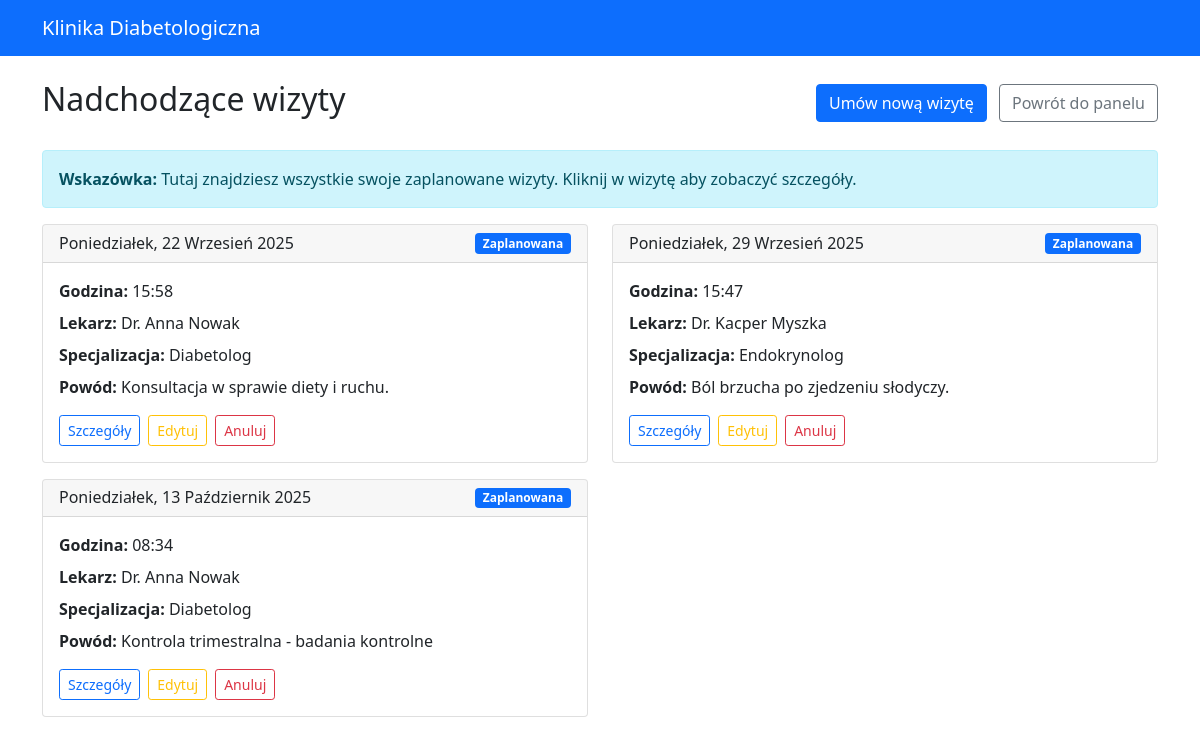
The app's page /appointments/upcoming/ (signed in), older data.
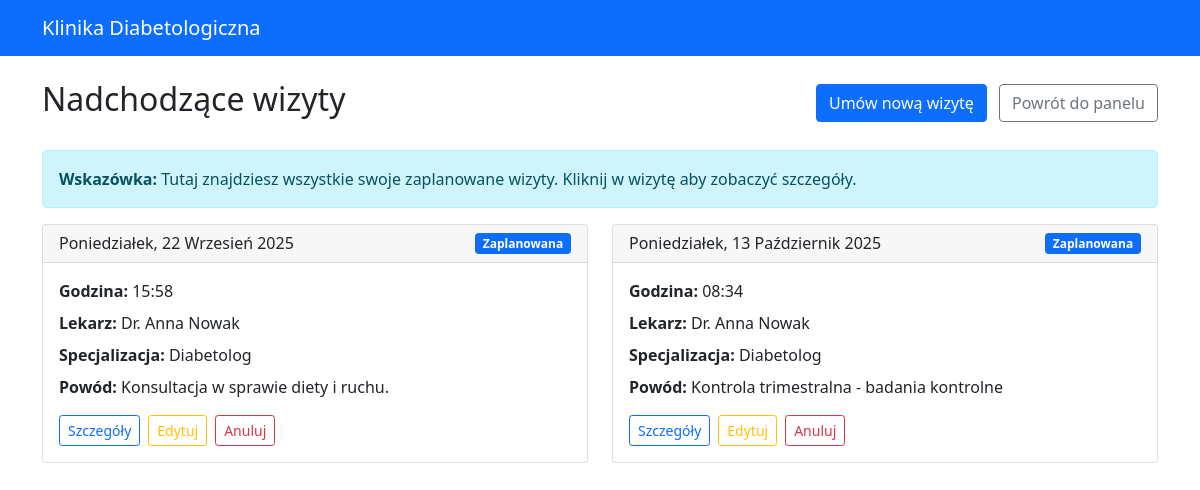
The same page, newer data.
### appointments/models.py (models this page shows, shortened)
class Appointment(models.Model):
    STATUS_CHOICES = [
        ('scheduled', 'Zaplanowana'),
        ('completed', 'Zakończona'),
        ('cancelled', 'Anulowana'),
        ('no_show', 'Niestawiennictwo'),
    ]
    patient = models.ForeignKey(Patient, on_delete=models.CASCADE, related_name='appointments')
    doctor = models.ForeignKey(Doctor, on_delete=models.CASCADE, related_name='appointments')
    appointment_date = models.DateTimeField()
    status = models.CharField(max_length=15, choices=STATUS_CHOICES, default='scheduled')
    reason = models.CharField(max_length=200, help_text="Powód wizyty")
    notes = models.TextField(blank=True, help_text="Notatki z wizyty")
    duration_minutes = models.PositiveIntegerField(default=30)
    created_at = models.DateTimeField(auto_now_add=True)
    updated_at = models.DateTimeField(auto_now=True)
    class Meta:
        ordering = ['-appointment_date']
        verbose_name = "Wizyta"
        verbose_name_plural = "Wizyty"

### doctors/models.py (models this page shows, shortened)
class Doctor(models.Model):
    user = models.OneToOneField(settings.AUTH_USER_MODEL, on_delete=models.CASCADE, related_name='doctor_profile')
    license_number = models.CharField(max_length=20, unique=True)
    specialization = models.CharField(
        max_length=50,
        choices=[
            ('endocrinologist', 'Endokrynolog'),
            ('diabetologist', 'Diabetolog'),
            ('internal_medicine', 'Internista'),
            ('family_medicine', 'Lekarz rodzinny'),
        ]
    )
    years_of_experience = models.PositiveIntegerField()
    office_address = models.TextField()
    consultation_fee = models.DecimalField(max_digits=6, decimal_places=2)
    working_hours_start = models.TimeField()
    working_hours_end = models.TimeField()
    working_days = models.CharField(
        max_length=20,
        choices=[
            ('mon-fri', 'Poniedziałek-Piątek'),
            ('mon-sat', 'Poniedziałek-Sobota'),
            ('tue-thu', 'Wtorek-Czwartek'),
        ],
        default='mon-fri'
    )
    education = models.TextField()
    certifications = models.TextField(blank=True)
    bio = models.TextField(blank=True)
    is_accepting_patients = models.BooleanField(default=True)
    created_at = models.DateTimeField(auto_now_add=True)
    updated_at = models.DateTimeField(auto_now=True)
    class Meta:
        verbose_name = "Lekarz"
        verbose_name_plural = "Lekarze"

### authentication/models.py (models this page shows, shortened)
class User(AbstractUser):
    USER_TYPE_CHOICES = (
        ('patient', 'Pacjent'),
        ('doctor', 'Lekarz'),
    )
    user_type = models.CharField(
        max_length=10,
        choices=USER_TYPE_CHOICES,
        default='patient'
    )
    phone_number = models.CharField(max_length=15, blank=True)
    def is_patient(self):
        return self.user_type == 'patient'

### appointments/views.py (the view)
# urls.py: path('upcoming/', views.upcoming_appointments, name='upcoming'),
@login_required
def upcoming_appointments(request):
    if not request.user.is_patient():
        return redirect('authentication:login')
    patient = request.user.patient_profile
    appointments = Appointment.objects.filter(
        patient=patient,
        status='scheduled',
        appointment_date__gte=timezone.now()
    ).order_by('appointment_date')
    context = {
        'appointments': appointments,
        'patient': patient,
    }
    return render(request, 'appointments/upcoming_appointments.html', context)

### appointments/templates/appointments/upcoming_appointments.html (shortened to what this page needs)
{% extends 'authentication/base.html' %}
{% block content %}
<div class="row">
    <div class="col-md-12">
        <div class="d-flex justify-content-between align-items-center mb-4">
            <h2>Nadchodzące wizyty</h2>
            <div>
                <a href="{% url 'appointments:book_appointment' %}" class="btn btn-primary me-2">
                     Umów nową wizytę
                </a>
                <a href="{% url 'patients:dashboard' %}" class="btn btn-outline-secondary">Powrót do panelu</a>
            </div>
        </div>
        {% if appointments %}
            <div class="alert alert-info mb-3">
                <strong>Wskazówka:</strong> Tutaj znajdziesz wszystkie swoje zaplanowane wizyty.
                Kliknij w wizytę aby zobaczyć szczegóły.
            </div>
            <div class="row">
                {% for appointment in appointments %}
                    <div class="col-md-6 mb-3">
                        <div class="card">
                            <div class="card-header d-flex justify-content-between align-items-center">
                                <h6 class="mb-0">{{ appointment.appointment_date|date:"l, j F Y" }}</h6>
                                <span class="badge bg-primary">{{ appointment.get_status_display }}</span>
                            </div>
                            <div class="card-body">
                                <div class="row">
                                    <div class="col-12">
                                        <p class="mb-2">
                                            <strong>Godzina:</strong> {{ appointment.appointment_date|time:"H:i" }}
                                        </p>
                                        <p class="mb-2">
                                            <strong>Lekarz:</strong> Dr. {{ appointment.doctor.user.first_name }} {{ appointment.doctor.user.last_name }}
                                        </p>
                                        <p class="mb-2">
                                            <strong>Specjalizacja:</strong> {{ appointment.doctor.get_specialization_display }}
                                        </p>
                                        <p class="mb-3">
                                            <strong>Powód:</strong> {{ appointment.reason }}
                                        </p>
                                    </div>
                                </div>
                                <div class="d-flex gap-2">
                                    <a href="{% url 'appointments:detail' appointment.id %}"
                                       class="btn btn-outline-primary btn-sm">
                                         Szczegóły
                                    </a>
                                    <a href="{% url 'appointments:edit_appointment' appointment.id %}"
                                       class="btn btn-outline-warning btn-sm">
                                         Edytuj
                                    </a>
                                    <a href="{% url 'appointments:cancel_appointment' appointment.id %}"
                                       class="btn btn-outline-danger btn-sm">
                                         Anuluj
                                    </a>
                                </div>
                            </div>
                        </div>
                    </div>
                {% endfor %}
            </div>
        {% endif %}
    </div>
</div>
{% endblock %}

Row changes from the older to the newer data that the page shows:
no longer on this page (row edited): Appointment: appointment_date "Poniedziałek, 29 Wrzesień 2025", status "Zaplanowana", appointment_date "15:47", doctor.user.first_name "Kacper", doctor.user.last_name "Myszka", doctor.specialization "Endokrynolog", reason "Ból brzucha po zjedzeniu słodyczy."
